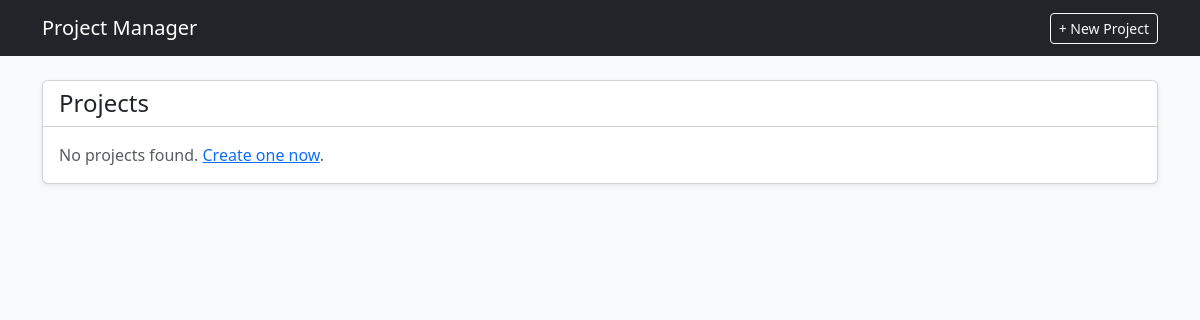
Before: / with the older database file.
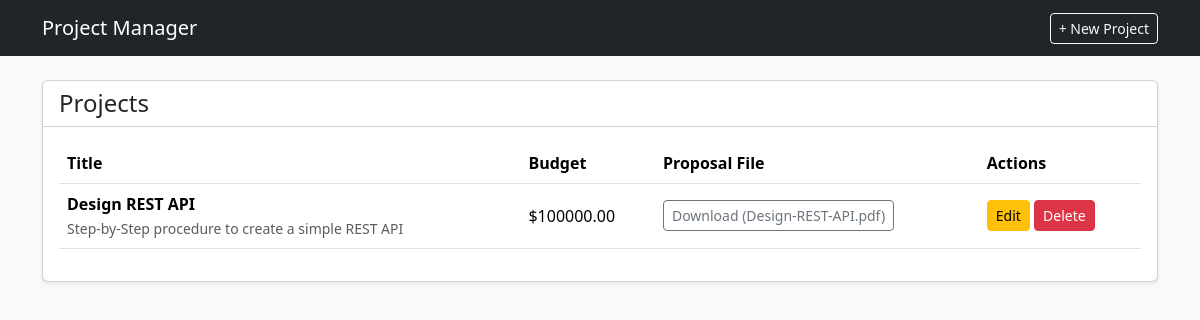
After: the same page with the newer database file.
### projects/models.py (models this page shows, shortened)
class Project(models.Model):
    title = models.CharField(max_length=150)
    description = models.TextField(blank=True)
    budget = models.DecimalField(max_digits=10, decimal_places=2)
    proposal_file = models.FileField(upload_to='proposals/')
    created_at = models.DateTimeField(auto_now_add=True)
    updated_at = models.DateTimeField(auto_now=True)
    @property
    def filename(self):
        return os.path.basename(self.proposal_file.name)

### projects/views.py (the view)
# urls.py: path('', views.project_list, name='project_list'),
def project_list(request):
    projects = Project.objects.all().order_by('-created_at')
    return render(request, 'projects/project_list.html', {'projects': projects})

### projects/templates/projects/project_list.html
{% extends 'projects/base.html' %}
{% block content %}
<div class="card shadow-sm">
    <div class="card-header bg-white d-flex justify-content-between align-items-center">
        <h4 class="mb-0">Projects</h4>
    </div>
    <div class="card-body">
        {% if projects %}
            <table class="table table-hover align-middle">
                <thead>
                    <tr>
                        <th>Title</th>
                        <th>Budget</th>
                        <th>Proposal File</th>
                        <th>Actions</th>
                    </tr>
                </thead>
                <tbody>
                    {% for project in projects %}
                    <tr>
                        <td>
                            <strong>{{ project.title }}</strong><br>
                            <small class="text-muted">{{ project.description|truncatewords:12 }}</small>
                        </td>
                        <td>${{ project.budget }}</td>
                        <td>
                            {% if project.proposal_file %}
                                <a href="{{ project.proposal_file.url }}" target="_blank" class="btn btn-sm btn-outline-secondary">
                                    Download ({{ project.filename }})
                                </a>
                            {% endif %}
                        </td>
                        <td>
                            <a href="{% url 'project_update' project.pk %}" class="btn btn-sm btn-warning">Edit</a>
                            <a href="{% url 'project_delete' project.pk %}" class="btn btn-sm btn-danger">Delete</a>
                        </td>
                    </tr>
                    {% endfor %}
                </tbody>
            </table>
        {% else %}
            <p class="text-muted mb-0">No projects found. <a href="{% url 'project_create' %}">Create one now</a>.</p>
        {% endif %}
    </div>
</div>
{% endblock %}

### projects/templates/projects/base.html (shortened to what this page needs)
<!DOCTYPE html>
<html lang="en">
<head>
    <link href="https://cdn.jsdelivr.net/npm/bootstrap@5.3.3/dist/css/bootstrap.min.css" rel="stylesheet">
</head>
<body class="bg-light">
    <nav class="navbar navbar-dark bg-dark mb-4">
        <div class="container">
            <a class="navbar-brand" href="{% url 'project_list' %}">Project Manager</a>
            <a class="btn btn-outline-light btn-sm" href="{% url 'project_create' %}">+ New Project</a>
        </div>
    </nav>
    <div class="container">
        {% block content %}{% endblock %}
    </div>
</body>
</html>

Changed rows visible on the page:
added Project: title "Design REST API", description "Step-by-Step procedure to create a simple REST API", budget "100000.00", filename "Design-REST-API.pdf"
Other visible differences:
text no longer shown: "No projects found. Create one now ."
text now shown: "Title Budget Proposal File Actions"
